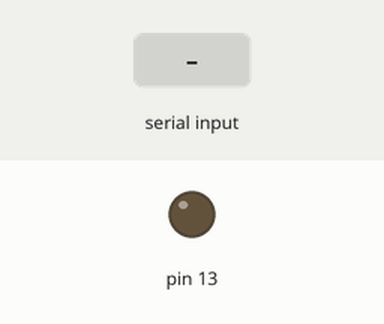
Simulated run of this sketch. Board: Arduino Uno, built with avr-gcc and run on an emulated ATmega328P. Shown: output pins drawn as LEDs (lit = HIGH). Inputs (shaded band) come from the test bench.

Above: at 1.2 s.
1.3 s: "1" received over Serial
At 2.5 s:
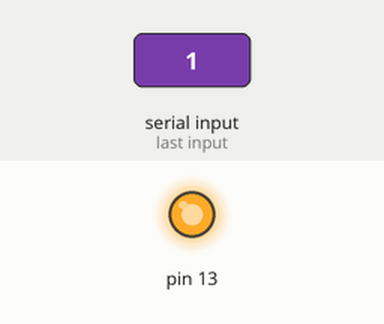
2.8 s: "0" received over Serial
At 3.7 s:
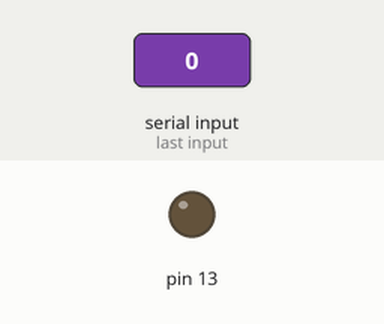
Timing chart, 0 to 5.8 s (numbered marks = the images above; inputs shaded):
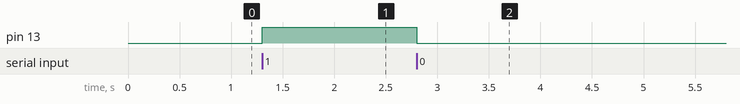

Measured:
- after the input at 1.3 s, pin 13: LOW → HIGH at once
- after the input at 2.8 s, pin 13: HIGH → LOW at once

The sketch:

Controlling_LED_using_serial_monitor.ino
```cpp
void setup() {
  // put your setup code here, to run once:
  pinMode(13, OUTPUT);
  Serial.begin(9600);

}

void loop() {
  // put your main code here, to run repeatedly:
  if(Serial.available() > 0){
    int bval = Serial.read();

    if(bval == '1')
      digitalWrite(13, HIGH);

    if(bval == '0')
      digitalWrite(13, LOW);
  }


}
```
